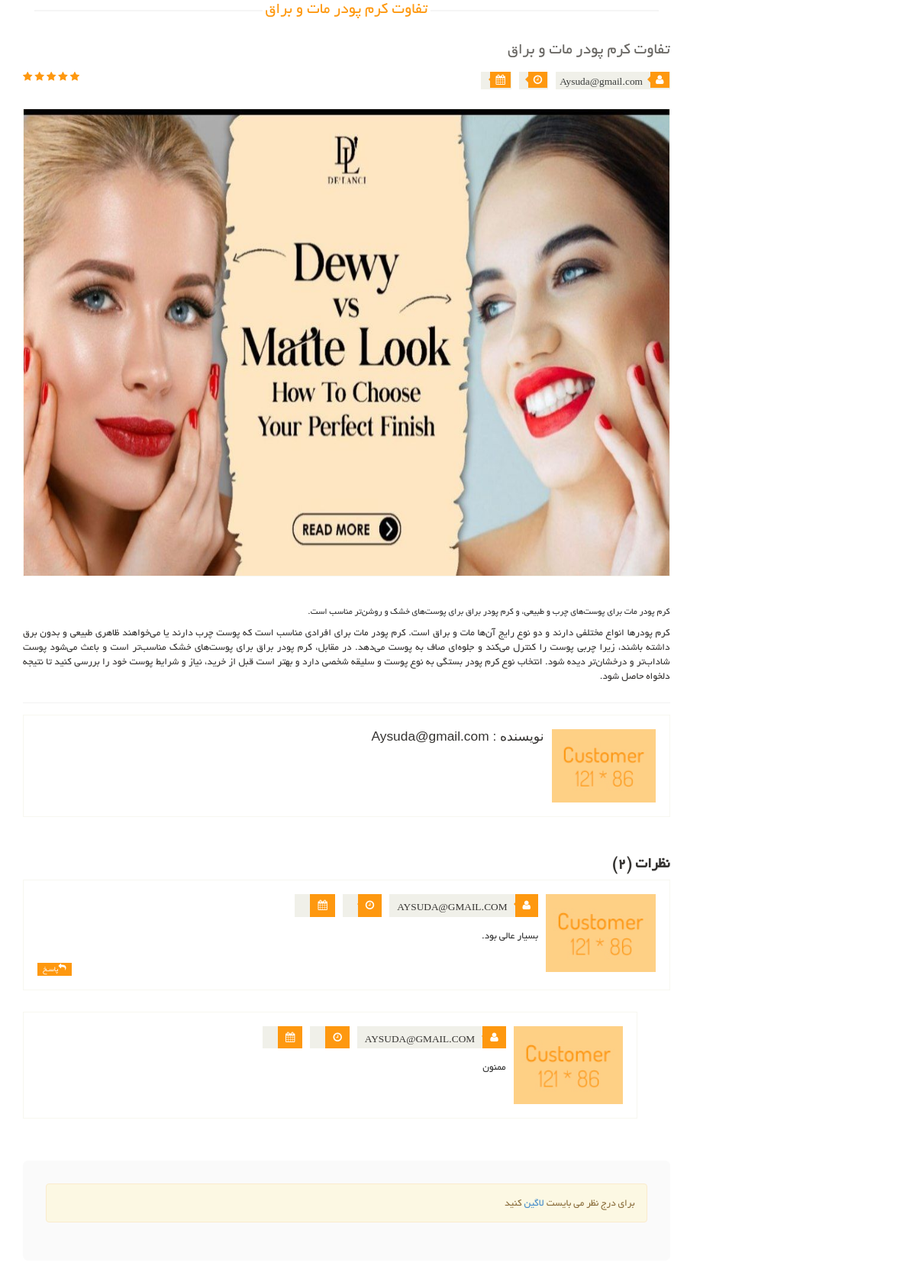
/article/detail/foundation-types, run on the app's committed database.
### article_module/models.py (models this page shows, shortened)
class Article(models.Model):
    title = models.CharField(max_length=300, verbose_name='عنوان مقاله ')
    slug=models.SlugField(max_length=400, db_index=True, allow_unicode=True,verbose_name='عنوان در url')
    images= models.ImageField(upload_to='articles', verbose_name='تصویر مقاله')
    short_description=models.TextField(verbose_name='توضیحات کوتاه')
    text=models.TextField(verbose_name='متن مقاله')
    category=models.ManyToManyField('ArticleCategory', verbose_name='دسته بندی ها')
    is_active = models.BooleanField(default=True, verbose_name=' فعال/غیرعال')
    author = models.ForeignKey(User, on_delete=models.CASCADE, verbose_name='نویسنده', null=True,editable=False)
    create_date= models.DateTimeField(auto_now_add=True,editable=False, verbose_name='تاریخ ثبت')
    class Meta:
        verbose_name = ' مقاله'
        verbose_name_plural = ' مقالات'

class ArticleComment(models.Model):
    article = models.ForeignKey(Article, on_delete=models.CASCADE, verbose_name='مقاله')
    parent = models.ForeignKey('ArticleComment', null=True, blank=True, on_delete=models.CASCADE, verbose_name='والد')
    user = models.ForeignKey(User, on_delete=models.CASCADE, verbose_name='کاربر')
    creat_date = models.DateTimeField(auto_now_add=True, verbose_name='تاریخ ثبت')
    text = models.TextField(verbose_name='متن نظر')
    class Meta:
        verbose_name = 'نظر مقاله'
        verbose_name_plural = 'نظرات مقاله'

### account_module/models.py (models this page shows)
class User(AbstractUser):
    avatar= models.ImageField(upload_to="images/profile", null=True, blank=True,verbose_name='عکس پروفایل')
    email_active_code=models.CharField(max_length=100,verbose_name='ایمیل')
    about_user=models.TextField(null=True, blank=True,verbose_name='درباره شخص')
    address=models.TextField(null=True, blank=True,verbose_name='آدرس')
    class Meta:
        verbose_name = 'کاربر'
        verbose_name_plural = 'کاربران'
    def __str__(self):
        if self.first_name is not '' and self.last_name is not '':
            return self.get_full_name()
        return self.email

### article_module/views.py (the view)
# urls.py: path('detail/<slug:slug>', views.ArticleDetailView.as_view(), name="articles_detail"),
class ArticleDetailView(DetailView):
    model = Article
    template_name = 'article_module/article_detail.html'
    def get_queryset(self):
        query = super(ArticleDetailView, self).get_queryset()
        query = query.filter(is_active=True)
        return query
    def get_context_data(self, **kwargs):
        context = super(ArticleDetailView, self).get_context_data()
        article: Article = kwargs.get('object')
        context['comments'] = ArticleComment.objects.filter(article_id=article.id, parent=None).order_by('-creat_date').prefetch_related('articlecomment_set')
        context['comments_count'] = ArticleComment.objects.filter(article_id=article.id).count()
        return context

### polls/templatetags/poll_extras.py (called while the page is built)
@register.filter
def show_date(view):
    return date2jalali(view)

@register.filter
def show_time(view):
    return datetime2jalali(view).strftime('%H:%M')

### sitsetting_module/context_data.py (called while the page is built)
def site_setting(request):
    sit_setting:Sitsetting = Sitsetting.objects.filter(is_active=True).first()
    context = {
        "site_setting": sit_setting
    }
    return context

### article_module/templates/article_module/article_detail.html (shortened to what this page needs)
{% extends 'shared/layout.html' %}
{% load static %}
{% load thumbnail %}
{% load poll_extras %}
{% load render_partial %}
{% block content %}
    <section>
        <div class="container">
            <div class="row">
                <div class="col-sm-9">
                    <div class="blog-post-area">
                        <h2 class="title text-center">{{ article.title }}</h2>
                        <div class="single-blog-post">
                            <h3>{{ article.title }}</h3>
                            <div class="post-meta">
                                <ul>
                                    {% if article.author %}
                                        <li><i class="fa fa-user"></i> {{ article.author }}</li>
                                    {% endif %}
                                    <li><i class="fa fa-clock-o"></i>{{ article.create_date | show_time }}</li>
                                    <li><i class="fa fa-calendar"></i>{{ article.create_date | show_date }}</li>
                                </ul>
                                <span>
										<i class="fa fa-star"></i>
										<i class="fa fa-star"></i>
										<i class="fa fa-star"></i>
										<i class="fa fa-star"></i>
										<i class="fa fa-star-half-o"></i>
								</span>
                            </div>
                            <a href="">
                                {% if article.images %}
                                    {% thumbnail article.images "862x398" crop="center" as im %}
                                        <img src="{{ im.url }}" width="{{ im.width }}" height="{{ im.height }}">
                                    {% endthumbnail %}
                                {% endif %}
                            </a>
                            <h6>{{ article.short_description }}</h6>
                            <p>{{ article.text }}</p>
                        </div>
                    </div>
                   {% if article.author %}
                        <div class="media commnets">
                            <a class="pull-right" href="#">
                                {% if article.author.avatar %}
                                    {% thumbnail article.author.avatar "121x86" quality=95 crop='center' as im %}
                                        <img class="media-object" src="{{ im.url }}">
                                    {% endthumbnail %}
                                {% else %}
                                    <img class="media-object" src="/static/images/blog/Customer.jpg" alt="">
                                {% endif %}
                            </a>
                            <div class="media-body">
                                <h4 class="media-heading">نویسنده : {{ article.author }}</h4>
                            </div>
                        </div>
                    {% endif %}
                    <div class="response-area" id="comments_area">
                        {% include 'article_module/includes/article_comments_partial.html'  %}
                    </div>
                    <div class="replay-box" id="comment_form">
                        {% if request.user.is_authenticated %}
                            <div class="row">
                                <div class="col-sm-12">
                                    <h2>نظـر خود را بنویسیـد</h2>
                                    <div class="text-area">
                                        <input type="hidden" id="parent_id" value="">
                                        <div class="blank-arrow">
                                            <label>متن پیام</label>
                                        </div>
                                        <span>*</span>
                                        <textarea name="message" rows="11" id="commentText"></textarea>
                                        <a class="btn btn-primary" onclick="sendArticleComment({{ article.id }})">ارسـال
                                            نظـر</a>
                                    </div>
                                </div>
                            </div>
                        {% else %}
                            <div class="alert alert-warning">
                                برای درج نظر می بایست <a href="{% url 'login_page' %}">لاگین</a> کنید
                            </div>
                        {% endif %}
                    </div>
                </div>
            </div>
        </div>
    </section>
{% endblock %}

### templates/shared/layout.html (shortened to what this page needs)
{% load render_partial %}
{% load static %}
<!DOCTYPE html>
<html lang="en">
<head>
    {% include 'shared/heder_references.html' %}
</head>
<body>
{% block content %} {% endblock %}
</body>
</html>

### templates/shared/heder_references.html (shortened to what this page needs)
<link href="/static/css/bootstrap.min.css" rel="stylesheet">
    <link href="/static/css/font-awesome.min.css" rel="stylesheet">
    <link href="/static/css/prettyPhoto.css" rel="stylesheet">
    <link href="/static/css/price-range.css" rel="stylesheet">
    <link href="/static/css/animate.css" rel="stylesheet">
	<link href="/static/css/main.css" rel="stylesheet">
	<link href="/static/css/responsive.css" rel="stylesheet">
    <link href="/static/css/custom.css" rel="stylesheet">

### article_module/templates/article_module/includes/article_comments_partial.html
{% load poll_extras %}
<h2> نظرات ({{ comments_count }})</h2>
<ul class="media-list">
    {% for comment in comments %}
        <li class="media" id="single_comment_box_{{ comment.id }}">
            <a class="pull-right" href="#">
                <img class="media-object" src="/static/images/blog/Customer.jpg" alt="">
            </a>
            <div class="media-body">
                <ul class="sinlge-post-meta">
                    <li><i class="fa fa-user"></i>{{ comment.user }}</li>
                    <li><i class="fa fa-clock-o"></i> {{ comment.creat_date | show_time }}</li>
                    <li>
                        <i class="fa fa-calendar"></i> {{ comment.creat_date | show_date }}
                    </li>
                </ul>
                <p>
                    {{ comment.text }}
                </p>
                <a class="btn btn-primary" onclick="fillParentId({{ comment.id }})"><i
                        class="fa fa-reply"></i>پاسـخ</a>
            </div>
        </li>
        {% for sub_comment in comment.articlecomment_set.all %}
            <li class="media second-media" id="single_comment_box_{{ comment.id }}">
                <a class="pull-right" href="#">
                    <img class="media-object" src="/static/images/blog/Customer.jpg" alt="">
                </a>
                <div class="media-body">
                    <ul class="sinlge-post-meta">
                        <li><i class="fa fa-user"></i>{{ sub_comment.user }}</li>
                        <li><i class="fa fa-clock-o"></i> {{ sub_comment.creat_date | show_time }}
                        </li>
                        <li>
                            <i class="fa fa-calendar"></i> {{ sub_comment.creat_date | show_date }}
                        </li>
                    </ul>
                    <p>
                        {{ sub_comment.text }}
                    </p>
                </div>
            </li>
        {% endfor %}
    {% endfor %}
</ul>

### static/css/main.css (style rules this page uses)
body { font-family: 'BYekan'; font-size: 10pt; position: relative; font-weight: normal; direction: rtl; }
ul li { list-style: none; }
a { -webkit-transition: 300ms; -moz-transition: 300ms; -o-transition: 300ms; transition: 300ms; }
h1, h2, h3, h4, h5, h6 { font-family: 'BYekan', sans-serif; }
.left-sidebar h2:after, h2.title:after { content: " "; position: absolute; border: 1px solid #f5f5f5; bottom:8px; right: 0; width: 100%; height: 0; z-index: -2; }
h2.title:before { content: " "; position: absolute; background: #fff; bottom: -6px; width: 220px; height: 30px; z-index: -1; right: 50%; margin-right: -110px; }
h2.title { color: #FE980F; font-family: 'BYekan', sans-serif; font-size: 16pt; font-weight: 400; margin: 0 15px; text-transform: uppercase; margin-bottom: 30px; position: relative; }
.single-blog-post { border-bottom: 1px solid #f2f2f2; padding-bottom: 15px; }
.blog-post-area .single-blog-post h3 { color: #696763; font-size: 16pt; font-family: 'BYekan',sans-serif; text-transform: uppercase; font-weight: 500; margin-bottom: 17px; }
.blog-post-area .single-blog-post a img { border: 1px solid #F7F7F0; width: 100%; margin-bottom: 30px }
.blog-post-area .single-blog-post p { color: #363432; text-align: justify; }
.blog-post-area .post-meta { display: block; margin-bottom: 25px; overflow: hidden; }
.blog-post-area .post-meta ul { padding:0; display: inline; }
.blog-post-area .post-meta ul li { background:#F0F0E9; float: right; margin-left: 10px; padding: 0 5px; font-size: 10pt; color: #393b3b; position: relative; }
.blog-post-area .post-meta ul li i { background:#FE980F; color: #FFFFFF; margin-right: -4px; margin-left: 7px; padding: 4px 7px; }
.sinlge-post-meta li i:after, .blog-post-area .post-meta ul li i:after { content: ""; position: absolute; width: auto; height: auto; border-color:transparent #FE980F transparent transparent ; border-width:4px; border-style: solid; top:6px; right:26px; }
.post-meta span { float: left; }
.post-meta span i { color: #FE980F; }
.commnets .media-object { margin-left: 15px; width: 100%; }
.commnets { border: 1px solid #F7F7F0; padding: 18px; margin-bottom: 50px }
.commnets p, .response-area p, .replay-box p { font-size: 10pt }
.media-heading { color: #363432; font-size: 13pt; font-weight: 400; font-family: 'B Yekan' , sans-serif; margin-bottom: 15px }
.media-list .btn-primary, .commnets .btn-primary { background:#FC9A11; border: 0 none; border-radius: 0; color: #FFFFFF; float: left; font-size: 10px; padding: 1px 7px; text-transform: uppercase; }
.response-area h2 { color: #363432; font-size: 20px; font-weight: 700; }
.response-area .media { border: 1px solid #F7F7F0; padding: 18px; margin-bottom: 28px }
.response-area .media img { height: 102px; width: 100%; }
.response-area .second-media { margin-right: 5%; width: 95%; }
.sinlge-post-meta { overflow: hidden; padding-right: 0; margin-bottom: 15px }
.sinlge-post-meta li { background:#F0F0E9; color: #363432; float: right; font-size: 10pt; font-weight: 400; margin-left: 10px; padding: 0 0 0 10px; position: relative; text-transform: uppercase; }
.sinlge-post-meta li i { background:#FE980F; color: #FFFFFF; margin-left: 10px; padding: 8px 10px; }
.sinlge-post-meta li i:after { top: 7px; border-width: 6px; left: 27px; }
.replay-box { margin-bottom: 107px; margin-top: 55px; background: #fafAfa; padding: 30px; border-radius: 0.5em }
.btn.btn-primary { background:#FE980F; border: 0 none; border-radius: 0; margin-top: 16px; }

### static/css/custom.css (style rules this page uses)
ul { padding-right: 0; }

### data on the page
Article: title "تفاوت کرم پودر مات و براق", author "Aysuda@gmail.com", short_description "کرم پودر مات برای پوست‌های چرب و طبیعی، و کرم پودر براق برای پوست‌های خشک و روشن‌تر مناسب است.", text "کرم پودرها انواع مختلفی دارند و دو نوع رایج آن‌ها مات و براق است. کرم پودر مات برای افرادی مناسب است که پوست چرب دارند یا می‌خواهند ظاهری طبیعی و بدون برق داشته باشند، زیرا چربی پوست را کنترل می‌کند و جلوه‌ای صاف به پوست می‌دهد. در مقابل، کرم پودر براق برای پوست‌های خشک مناسب‌تر است و باعث می‌شود پوست شاداب‌تر و درخشان‌تر دیده شود. انتخاب نوع کرم پودر بستگی به نوع پوست و سلیقه شخصی دارد و بهتر است قبل از خرید، نیاز و شرایط پوست خود را بررسی کنید تا نتیجه دلخواه حاصل شود."
ArticleComment: user "AYSUDA@GMAIL.COM", text "بسیار عالی بود."
ArticleComment: user "AYSUDA@GMAIL.COM", text "ممنون"

### other printed values
{{ comments_count }} "2"
